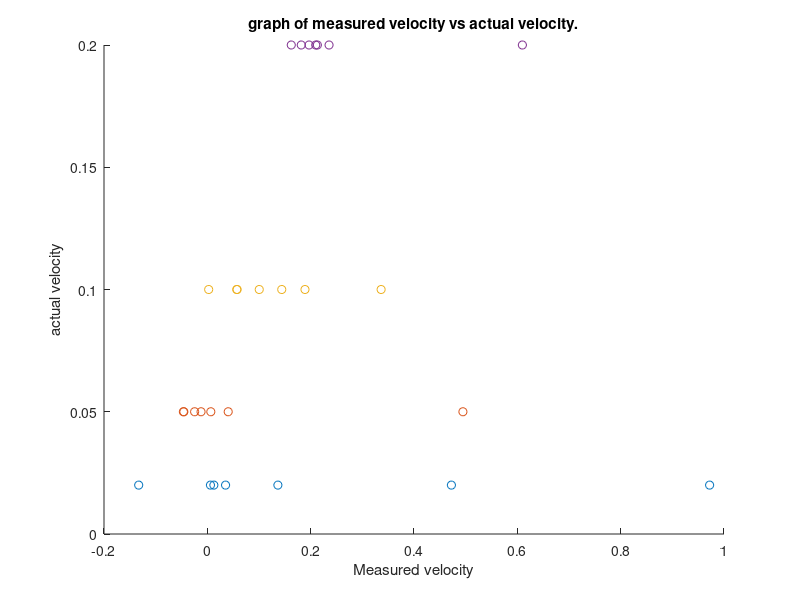

This figure's MATLAB source:
clc, clear all, close all

% loading the data of the sensor measurements.

vrel_point05 = load('V_x_relsave_pt05.mat');
vrel_pt02 = load('V_x_relsave_pt02.mat');
vrel_pt2 = load('V_x_relsave_pt2.mat');
vrel_pt1 = load('V_x_relsave_pt1.mat');
vrel_pt2.V_x_rel_save   = vrel_pt2.V_x_rel_save(2: 8); % taking actual readings.

 % actual velocity
v_real_actualpt02 = 0.02 * ones(1, 7);
v_real_actualpt05 = 0.05*ones(1, 7);
v_real_actualpt2 = 0.2*ones(1, 7);
v_real_actualpt1 = 0.1*ones(1, 7);
% concatenate measured values into matrix:
v_measure_val = [vrel_pt02.V_x_rel_save(1:7), vrel_point05.V_x_rel_save(1:7), vrel_pt1.V_x_rel_save(1:7), vrel_pt2.V_x_rel_save(1:7)];
% concatenating the actual and measured values of the distance.


figure(1)
scatter(v_measure_val(1:7,1)', v_real_actualpt02)
hold on

scatter(v_measure_val(1:7,2)', v_real_actualpt05)
scatter(v_measure_val(1:7,3)', v_real_actualpt1)
scatter(v_measure_val(1:7,4)', v_real_actualpt2)
xlabel('Measured velocity')
ylabel('actual velocity')
title('graph of measured velocity vs actual velocity.')

hold off
